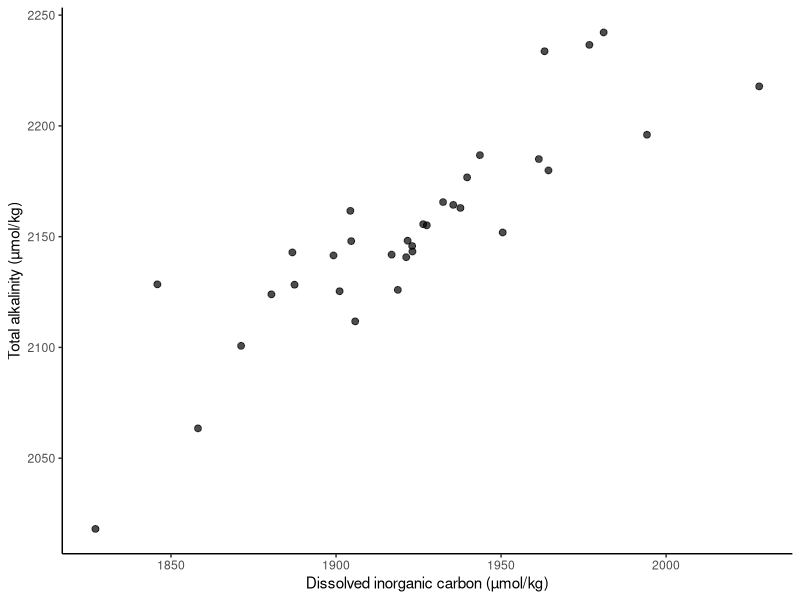

Write the R code that produced this figure.
## ---- chunk 1
knitr::opts_chunk$set(echo = TRUE)

library(ggplot2)
library(tidyverse)

kbaybleaching=carbonate_chem_Kaneohe <- read.csv("carbonate_chem_Kaneohe.csv")

View(kbaybleaching)
## ---- chunk 2

kbaybleaching %>% #This takes data
  group_by(date) %>% #Groups data by date
  summarize(mean_temps=mean(temp),sd_temps=sd(temp)) #sumamarizes mean and sd temp
## ---- chunk 3
kbaybleaching %>%
  filter(reefstatus=="Bleached") %>%
  ggplot()+
  geom_point(mapping=aes(x=dic,y=ta),size=2,alpha=0.7)+
  xlab("Dissolved inorganic carbon (µmol/kg)")+
  ylab("Total alkalinity (µmol/kg)")+
  theme_classic()
